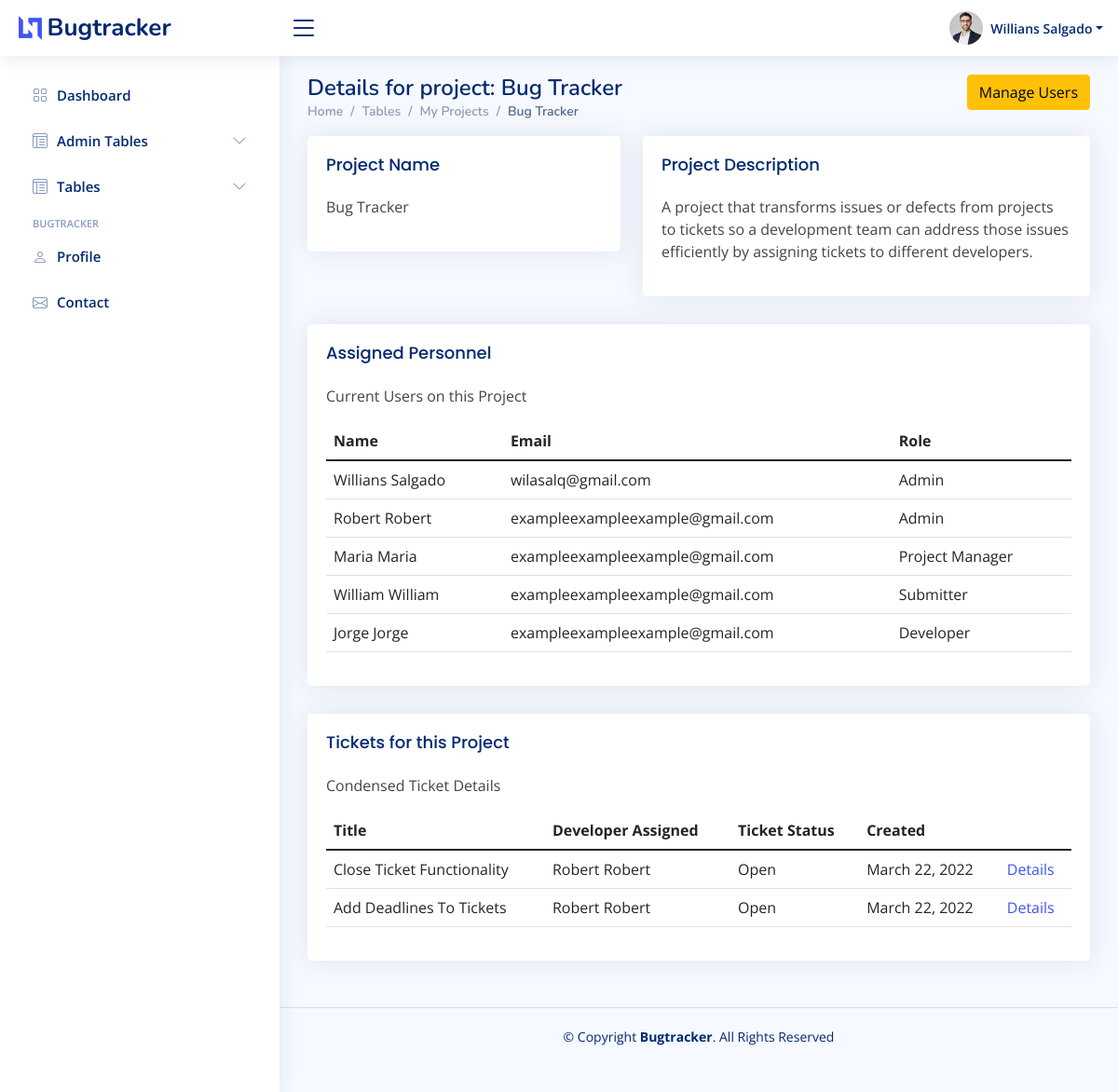
The app's page /my-projects/1/ (signed in) with its own data.
### bugtracker/models.py (models this page shows, shortened)
class Project(models.Model):
    assigned_personnel = models.ManyToManyField(User)
    name = models.CharField(max_length=50)
    description = models.TextField()

class Ticket(models.Model):
    priority_level_choices = [
        ("none", "None"),
        ("low", "Low"),
        ("medium", "Medium"),
        ("high", "High"),
        ("very_high", "Very High"),
    ]
    status_choices = [
        ("new", "New"),
        ("open", "Open"),
        ("in_progress", "In Progress"),
        ("resolved", "Resolved"),
        ("additional_info_required", "Additional Info Required"),
    ]
    ticket_type_choices = [
        ("bugs_errors", "Bugs/Errors"),
        ("feature_requests", "Feature Requests"),
        ("other_comments", "Other Comments"),
        ("training_document_requests", "Training / Document Requests"),
    ]
    submitter = models.ForeignKey(User, on_delete=models.RESTRICT, related_name="submitter", default=1)
    modified_by = models.ForeignKey(User, on_delete=models.RESTRICT, default=1)
    assigned_developer = models.ForeignKey(User, on_delete=models.RESTRICT, related_name="assigned_developer", default=1)
    project = models.ForeignKey(Project, on_delete=models.CASCADE)
    title = models.CharField(max_length=50)
    description = models.TextField()
    priority_level = models.CharField(max_length=50, choices=priority_level_choices)
    status = models.CharField(max_length=50, choices=status_choices)
    ticket_type = models.CharField(max_length=50, choices=ticket_type_choices)
    created = models.DateField(auto_now_add=True)
    updated = models.DateField(auto_now=True)

### bugtracker/views.py (the view)
# urls.py: path("my-projects/<int:project_id>/", views.projectDetailView, name="project_detail"),
@login_required
@permission_required("bugtracker.view_project")
def projectDetailView(request, project_id):
    project = get_object_or_404(Project, pk=project_id)
    assigned_personnel = project.assigned_personnel.all()
    ticket_list = Ticket.objects.all().filter(project=project)
    if request.user not in project.assigned_personnel.all():
        if request.user.has_perm("bugtracker.change_project"):
            pass
        else:
            return redirect(reverse("project_list"))
    context = {
        "project": project,
        "assigned_personnel": assigned_personnel,
        "ticket_list": ticket_list,
    }
    return render(request, "admin/projects/project_detail.html", context)

### templates/admin/projects/project_detail.html (shortened to what this page needs)
{% extends 'admin/admin-base.html' %}
{% block content %}
<main id="main" class="main">
  {% if perms.bugtracker.change_project %}
  <div class="float-end">
    <a class="btn btn-warning" href="{% url 'project_update' project.id %}">Manage Users</a>
  </div>
  {% endif %}
    <div class="pagetitle">
      <h1>Details for project: {{ project.name }}</h1>
      <nav>
        <ol class="breadcrumb">
          <li class="breadcrumb-item"><a href="index.html">Home</a></li>
          <li class="breadcrumb-item">Tables</li>
          <li class="breadcrumb-item"><a href="{% url 'project_list' %}">My Projects</a></li>
          <li class="breadcrumb-item active">{{ project.name }}</li>
        </ol>
      </nav>
    </div>
    <section class="section">
      <div class="row">
        <div class="col-lg-5">
          <div class="card">
            <div class="card-body">
              <h5 class="card-title">Project Name</h5>
              <p>{{ project.name }}</p>
            </div>
          </div>
        </div>
        <div class="col-lg-7">
          <div class="card">
            <div class="card-body">
              <h5 class="card-title">Project Description</h5>
              <p>{{ project.description }}</p>
            </div>
          </div>
        </div>
      </div>
    </section>
    <section class="section">
      <div class="row">
        <div class="col-lg-12">
          <div class="card">
            <div class="card-body">
              <h5 class="card-title">Assigned Personnel</h5>
              <p>Current Users on this Project</p>
              <table class="table datatable">
                <thead>
                  <tr>
                    <th scope="col">Name</th>
                    <th scope="col">Email</th>
                    <th scope="col">Role</th>
                  </tr>
                </thead>
                <tbody>
                    {% include 'admin/projects/project_detail_personnel_logic.html' %}
                </tbody>
              </table>
            </div>
          </div>
        </div>
        <div class="col-lg-12">
          <div class="card">
            <div class="card-body">
              <h5 class="card-title">Tickets for this Project</h5>
              <p>Condensed Ticket Details</p>
              <table class="table datatable">
                <thead>
                  <tr>
                    <th scope="col">Title</th>
                    <th scope="col">Developer Assigned</th>
                    <th scope="col">Ticket Status</th>
                    <th scope="col">Created</th>
                    <th scope="col"></th>
                  </tr>
                </thead>
                <tbody>
                    {% include 'admin/projects/project_detail_tickets_logic.html' %}
                </tbody>
              </table>
            </div>
          </div>
        </div>
      </div>
    </section>
  </main>
{% endblock %}

### templates/admin/admin-base.html (shortened to what this page needs)
{% load static %}
<!DOCTYPE html>
<html lang="en">
<head>
  <link href="{% static 'assets/vendor/bootstrap/css/bootstrap.min.css' %}" rel="stylesheet">
  <link href="{% static 'assets/vendor/bootstrap-icons/bootstrap-icons.css' %}" rel="stylesheet">
  <link href="{% static 'assets/vendor/boxicons/css/boxicons.min.css' %}" rel="stylesheet">
  <link href="{% static 'assets/vendor/quill/quill.snow.css' %}" rel="stylesheet">
  <link href="{% static 'assets/vendor/quill/quill.bubble.css' %}" rel="stylesheet">
  <link href="{% static 'assets/vendor/remixicon/remixicon.css' %}" rel="stylesheet">
  <link href="{% static 'assets/vendor/simple-datatables/style.css' %}" rel="stylesheet">
  <link href="{% static 'assets/css/style.css' %}" rel="stylesheet">
</head>
<body>
  <header id="header" class="header fixed-top d-flex align-items-center">
    <div class="d-flex align-items-center justify-content-between">
      <a href="{% url 'bugtracker_dashboard' %}" class="logo d-flex align-items-center">
        <img src="{% static 'assets/img/logo.png' %}" alt="">
        <span class="d-none d-lg-block">Bugtracker</span>
      </a>
      <i class="bi bi-list toggle-sidebar-btn"></i>
    </div>
    <nav class="header-nav ms-auto">
      <ul class="d-flex align-items-center">
        <li class="nav-item dropdown pe-3">
          <a class="nav-link nav-profile d-flex align-items-center pe-0" href="#" data-bs-toggle="dropdown">
            <img src="{% static 'assets/img/profile-img.jpg' %}" alt="Profile" class="rounded-circle">
            <span class="d-none d-md-block dropdown-toggle ps-2">{{ request.user.first_name }}</span>
          </a>
        </li>
      </ul>
    </nav>
  </header>
  <aside id="sidebar" class="sidebar">
    <ul class="sidebar-nav" id="sidebar-nav">
      {% with request.resolver_match.url_name as url_name %}
      <li class="nav-item">
        <a class="nav-link {% if url_name != 'bugtracker_dashboard' %} collapsed {% endif %}" href="{% url 'bugtracker_dashboard' %}">
          <i class="bi bi-grid"></i>
          <span>Dashboard</span>
        </a>
      </li>
      {% if perms.auth.change_user %}
      <li class="nav-item ">
        <a class="nav-link {% if url_name != 'user_list' and url_name != 'role_assignment' %}collapsed{% endif %}" data-bs-target="#admintables-nav" data-bs-toggle="collapse" href="#">
          <i class="bi bi-layout-text-window-reverse"></i><span>Admin Tables</span><i class="bi bi-chevron-down ms-auto"></i>
        </a>
      </li>
      {% endif %}
      {% if perms.bugtracker.view_project %}
      <li class="nav-item">
        <a class="nav-link {% if url_name != 'project_list' and url_name != 'ticket_list' %}collapsed{% endif %}" data-bs-target="#tables-nav" data-bs-toggle="collapse" href="#">
          <i class="bi bi-layout-text-window-reverse"></i><span>Tables</span><i class="bi bi-chevron-down ms-auto"></i>
        </a>
      </li>
    {% endif %}
      <li class="nav-heading">Bugtracker</li>
      <li class="nav-item">
        <a class="nav-link {% if url_name != 'about' %}collapsed{% endif %}" href="{% url 'about' %}">
          <i class="bi bi-person"></i>
          <span>Profile</span>
        </a>
      </li>
      <li class="nav-item">
        <a class="nav-link {% if url_name != 'contact' %}collapsed{% endif %}" href="{% url 'contact' %}">
          <i class="bi bi-envelope"></i>
          <span>Contact</span>
        </a>
      </li>
      {% endwith %}
    </ul>
  </aside>
    {% block content %}
    {% endblock %}
  <footer id="footer" class="footer">
    <div class="copyright">
      &copy; Copyright <strong><span>Bugtracker</span></strong>. All Rights Reserved
    </div>
    <div class="credits">
    </div>
  </footer>
</body>
</html>

### templates/admin/projects/project_detail_personnel_logic.html
				{% if assigned_personnel %}
				{% for user in assigned_personnel %}
								<tr>
									<td>{{ user.first_name }}</td>
									<td>{{ user.email }}</td>
                                    <td>
										{% for role in user.groups.all %}
											{{ role.name }}
										{% endfor %}
									</td>
								</tr>
				{% endfor %}
				{% endif %}

### templates/admin/projects/project_detail_tickets_logic.html
				{% if ticket_list %}
				{% for ticket in ticket_list %}
								<tr>
									<td>{{ ticket.title }}</td>
                                    <td>{{ ticket.assigned_developer.first_name}}</td>
                                    <td>{{ ticket.get_status_display }}</td>
                                    <td>{{ ticket.created }}</td>
									<td>
										<a href="{% url 'ticket_detail' ticket.id %}">Details</a>
									</td>
								</tr>
				{% endfor %}
				{% endif %}

### static/assets/css/style.css (style rules this page uses)
:root { scroll-behavior: smooth; }
body { font-family: "Open Sans", sans-serif; background: #f6f9ff; color: #444444; }
a { color: #4154f1; text-decoration: none; }
h1, h2, h3, h4, h5, h6 { font-family: "Nunito", sans-serif; }
#main { margin-top: 60px; padding: 20px 30px; transition: all 0.3s; }
.pagetitle { margin-bottom: 10px; }
.pagetitle h1 { font-size: 24px; margin-bottom: 0; font-weight: 600; color: #012970; }
.card { margin-bottom: 30px; border: none; border-radius: 5px; box-shadow: 0px 0 30px rgba(1, 41, 112, 0.1); }
.card-title { padding: 20px 0 15px 0; font-size: 18px; font-weight: 500; color: #012970; font-family: "Poppins", sans-serif; }
.card-body { padding: 0 20px 20px 20px; }
.breadcrumb { font-size: 14px; font-family: "Nunito", sans-serif; color: #899bbd; font-weight: 600; }
.breadcrumb a { color: #899bbd; transition: 0.3s; }
.breadcrumb .breadcrumb-item::before { color: #899bbd; }
.breadcrumb .active { color: #51678f; font-weight: 600; }
.logo { line-height: 1; }
@media (min-width: 1200px) { .logo { width: 280px; } }
.logo img { max-height: 26px; margin-right: 6px; }
.logo span { font-size: 26px; font-weight: 700; color: #012970; font-family: "Nunito", sans-serif; }
.header { transition: all 0.5s; z-index: 997; height: 60px; box-shadow: 0px 2px 20px rgba(1, 41, 112, 0.1); background-color: #fff; padding-left: 20px; }
.header .toggle-sidebar-btn { font-size: 32px; padding-left: 10px; cursor: pointer; color: #012970; }
.header-nav ul { list-style: none; }
.header-nav > ul { margin: 0; padding: 0; }
.header-nav .nav-profile { color: #012970; }
.header-nav .nav-profile img { max-height: 36px; }
.header-nav .nav-profile span { font-size: 14px; font-weight: 600; }
.sidebar { position: fixed; top: 60px; left: 0; bottom: 0; width: 300px; z-index: 996; transition: all 0.3s; padding: 20px; overflow-y: auto; scrollbar-width: thin; scrollbar-color: #aab7cf transparent; box-shadow: 0px 0px 20px rgba(1, 41, 112, 0.1); background-color: #fff; }
@media (min-width: 1200px) { #main, #footer { margin-left: 300px; } }
.sidebar-nav { padding: 0; margin: 0; list-style: none; }
.sidebar-nav li { padding: 0; margin: 0; list-style: none; }
.sidebar-nav .nav-item { margin-bottom: 5px; }
.sidebar-nav .nav-heading { font-size: 11px; text-transform: uppercase; color: #899bbd; font-weight: 600; margin: 10px 0 5px 15px; }
.sidebar-nav .nav-link { display: flex; align-items: center; font-size: 15px; font-weight: 600; color: #4154f1; transition: 0.3; background: #f6f9ff; padding: 10px 15px; border-radius: 4px; }
.sidebar-nav .nav-link i { font-size: 16px; margin-right: 10px; color: #4154f1; }
.sidebar-nav .nav-link.collapsed { color: #012970; background: #fff; }
.sidebar-nav .nav-link.collapsed i { color: #899bbd; }
.sidebar-nav .nav-link .bi-chevron-down { margin-right: 0; transition: transform 0.2s ease-in-out; }
.footer { padding: 20px 0; font-size: 14px; transition: all 0.3s; border-top: 1px solid #cddfff; }
.footer .copyright { text-align: center; color: #012970; }
.footer .credits { padding-top: 5px; text-align: center; font-size: 13px; color: #012970; }

### records on screen
Project: name "Bug Tracker", description "A project that transforms issues or defects from projects to tickets so a development team can address those issues efficiently by assigning tickets to different developers."
Ticket: title "Close Ticket Functionality", assigned_developer.first_name "Robert Robert", status "Open", created "March 22, 2022"
Ticket: title "Add Deadlines To Tickets", assigned_developer.first_name "Robert Robert", status "Open", created "March 22, 2022"

### other values on screen
{{ request.user.first_name }} "Willians Salgado"
{{ user.first_name }} "Willians Salgado"
{{ user.email }} "wilasalq@gmail.com"
{{ role.name }} "Admin"
{{ user.first_name }} "Robert Robert"
{{ user.email }} "exampleexampleexample@gmail.com"
{{ user.first_name }} "Maria Maria"
{{ role.name }} "Project Manager"
{{ user.first_name }} "William William"
{{ role.name }} "Submitter"
{{ user.first_name }} "Jorge Jorge"
{{ role.name }} "Developer"
